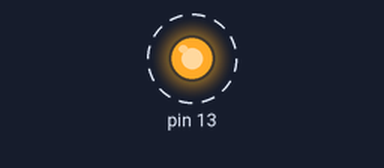
A sketch run on a simulated Arduino Uno, built with avr-gcc and run on an emulated ATmega328P. Shown: output pins drawn as LEDs (lit = HIGH). Dashed ring = blinking.

Above: at 0.1 s.
Timing chart, 0 to 3.0 s (numbered marks = the images above):
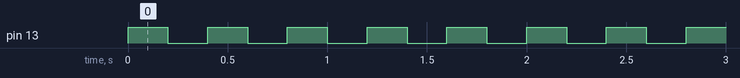

Measured:
- by itself, pin 13: alternates HIGH for 0.20 s and LOW for 0.20 s

The sketch:

timer2Test.ino
```cpp
//#include <MsTimer2.h>

// Toggle LED on pin 13 each second
boolean output = HIGH;
//void flash() {
//
//
//  digitalWrite(13, output);
//  output = !output;
////   MsTimer2::stop();
//}

void setup() {
  pinMode(13, OUTPUT);
 digitalWrite(13, output);
//  output = !output;
//  MsTimer2::set(200, flash); // 500ms period
//  MsTimer2::start();
}

void loop() {
  delay(200);
  output = !output;
  digitalWrite(13, output);
}
```
